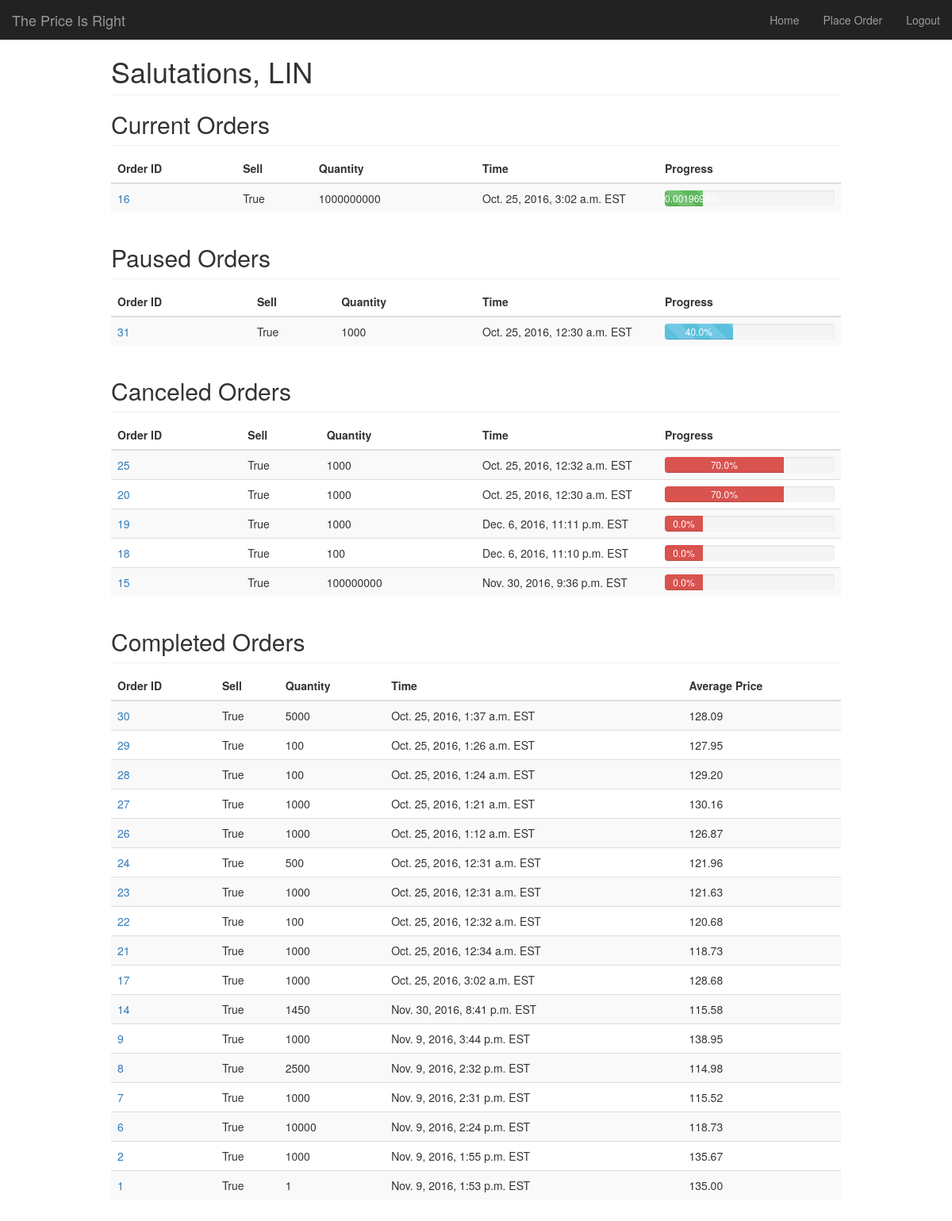
Before: / (signed in) with the older database file.
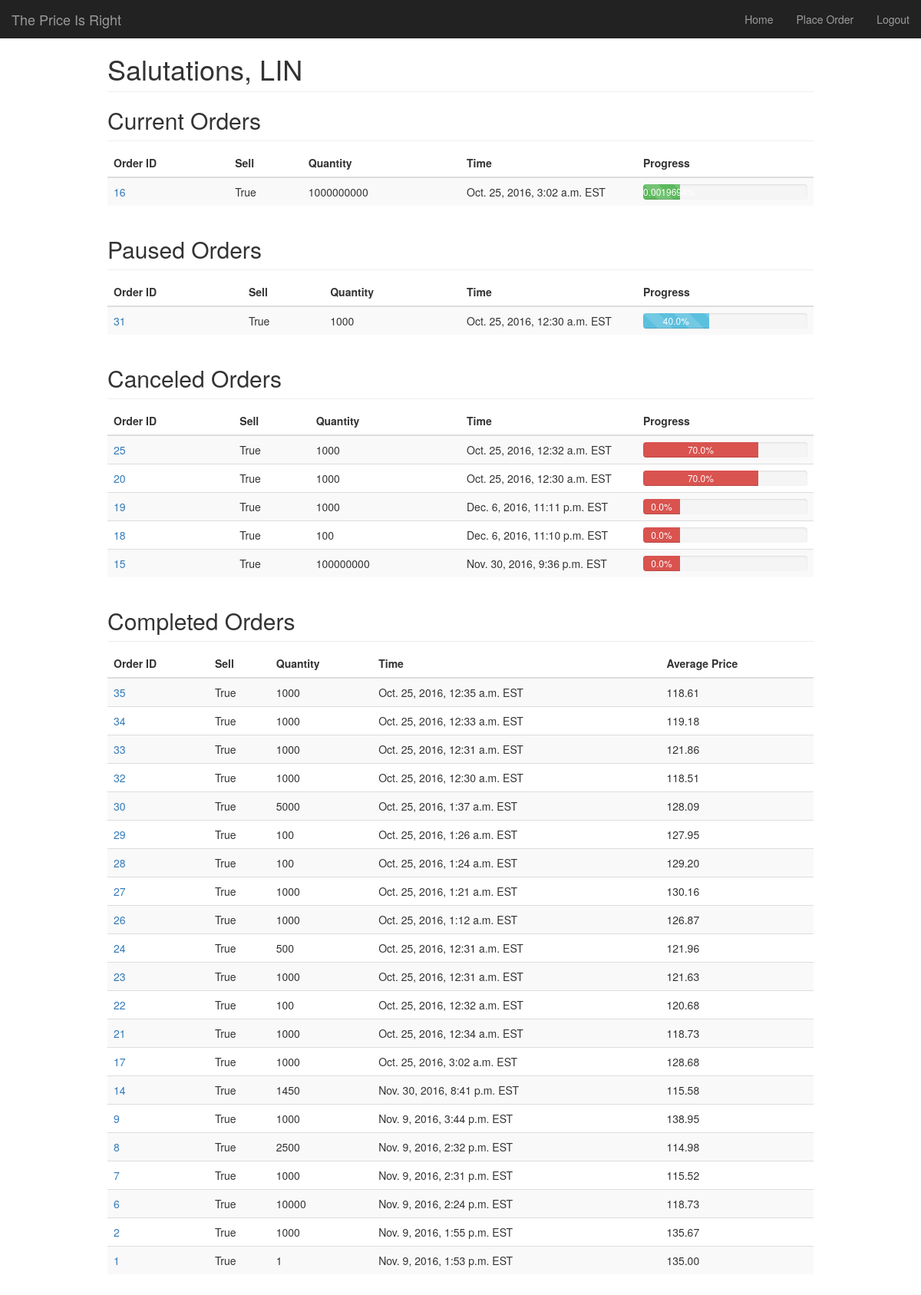
After: the same page with the newer database file.
### stocks/models.py (models this page shows)
@python_2_unicode_compatible
class ParentOrder(models.Model):
	quantity = models.IntegerField(blank=False, default=1)
	stock_type = models.CharField(max_length=20)
	is_sell = models.BooleanField(blank=False, default=True)
	time_executed = models.DateTimeField(blank=False, auto_now_add=True)
	user = models.ForeignKey(User, on_delete=models.CASCADE)
	IN_PROGRESS = 'P'
	COMPLETED = 'C'
	FAILED = 'F'
	PAUSED = 'S'
	CANCELLED = 'X'
	STATUS_CHOICES = (
		(IN_PROGRESS, 'In Progress'),
		(COMPLETED, 'Completed'),
		(FAILED, 'Failed'),
		(PAUSED, 'Paused'),
		(CANCELLED, 'Cancelled')
	)
	status = models.CharField(
		max_length=1,
		choices=STATUS_CHOICES,
		default=IN_PROGRESS
	)
	progress = models.FloatField(blank=False, default=0.0)
	def is_valid(self):
		if self.quantity <= 0:
			return False
		else:
			return True
	def get_total_price_sold(self, children):
		total_price = (children.filter(is_successful=True).aggregate(total=Sum(F('price') * F('quantity'))))['total']
		if total_price is None:
			return 0.0
		else:
			return total_price
	def get_total_quantity_sold(self, children):
		total_quantity = (children.filter(is_successful=True).aggregate(Sum('quantity')))['quantity__sum']
		if total_quantity is None:
			return 0
		else:
			return total_quantity
	def get_stats(self, children):
		if len(children) == 0:
			return {'total_price': 0.0, 'total_quantity': 0, 'average_price': 0.0}
		total_price = self.get_total_price_sold(children)
		total_quantity = self.get_total_quantity_sold(children)
		if total_price == 0.0:
			return {'total_price': total_price, 'total_quantity': total_quantity, 'average_price': 0.0}
		else:
			return {'total_price': total_price, 'total_quantity': total_quantity, 'average_price': total_price/total_quantity}
	def update_progress(self):
		children = ChildOrder.objects.filter(parent_order__id=self.id)
		quantity_sold = self.get_total_quantity_sold(children)
		self.progress = (float(quantity_sold)/float(self.quantity)) * 100
		self.save()
	def verify_market_price(self, price_json):
		top_bid = price_json.get('top_bid')
		if top_bid is None:
			return False
		price = top_bid.get('price')
		if price is None:
			return False
		return True
	def query_market_price(self, number_of_tries=10):
		quote = json.loads(urllib2.urlopen(QUERY.format(self.id)).read())
		while not self.verify_market_price(quote):  # We failed to verify, the exchange simulator returned a bad response
			quote = json.loads(urllib2.urlopen(QUERY.format(self.id)).read())
			time.sleep(5)  # sleep 5 seconds before trying again
			number_of_tries -= 1
			if number_of_tries == 0:  # no tries left, we give up querying and selling
				return False
		price = float(quote['top_bid']['price'])
		print "Quoted at %s" % price
		return price
	def query_market_datetime(self, number_of_tries=10):
		quote = json.loads(urllib2.urlopen(QUERY.format(self.id)).read())
		while not self.verify_market_price(quote):  # We failed to verify, the exchange simulator returned a bad response
			quote = json.loads(urllib2.urlopen(QUERY.format(self.id)).read())
			time.sleep(5)  # sleep 5 seconds before trying again
			number_of_tries -= 1
			if number_of_tries == 0:  # no tries left, we give up querying and selling
				return False
		d = quote['timestamp'] + " UTC" # add UTC since this is time zone returned by simulator
		FORMAT = '%Y-%m-%d %H:%M:%S.%f %Z'
		dt = datetime.datetime.strptime(d, FORMAT)
		return dt
	def execute_sell(self, quantity, price):
		url   = ORDER.format(self.id, quantity, price)
		response = urllib2.urlopen(url).read()
		if response == "":
			order = {
			u'timestamp': self.query_market_datetime(),
			u'qty': quantity,
			u'side': u'sell',
			u'avg_price': 0.0
			}
		else:
			order = json.loads(response)
		return order
	def create_child(self, order, attempted_price):
		if (order['avg_price'] == 0.0):
			co = ChildOrder.objects.create(
				parent_order=self,
				quantity = order['qty'],
				is_successful=False,
				price=attempted_price
			)
		else:
			co = ChildOrder.objects.create(
				parent_order=self,
				quantity = order['qty'],
				is_successful=True,
				price=order['avg_price']
			)
			self.progress += (order['qty']/self.quantity) * 100
			self.save()
		co.time_executed = order['timestamp']
		co.save()
		return co
	def determine_quantity_to_sell(self):
		successful_children = ChildOrder.objects.filter(parent_order=self.id).filter(is_successful=True)
		quantity_sold_so_far = 0
		for child in successful_children:
			quantity_sold_so_far += child.quantity
		quantity_left_to_sell = self.quantity - quantity_sold_so_far
		return quantity_left_to_sell
	def trade(self):
		if not self.is_valid():
			print "Problem, someone created a bad parent order that shouldn't even be here"
			return  # This code should never be reached, since if an order is not valid, we don't even create it
		number_of_successes = 0
		if ((self.quantity/10) < 10):
			maximum_child_size = self.quantity
		else:
			maximum_child_size = self.quantity / 10  # hardcoded to split by 10%
		child_order_size = maximum_child_size
		quantity_to_sell = self.determine_quantity_to_sell()
		while quantity_to_sell > 0:
			price = self.query_market_price()
			if price is False:
				self.status = self.FAILED
				self.save()
				return
			price -= ORDER_DISCOUNT  # query is successful, update price accordingly
			if (quantity_to_sell < child_order_size):
				child_order_size = quantity_to_sell  # make sure child order size never exceeds what we have left to sell
			self.refresh_from_db()  # refresh before checking if paused or cancelled
			if (self.status == self.PAUSED or self.status == self.CANCELLED):
				return
			order = self.execute_sell(child_order_size, price)
			self.create_child(order, price)
			if (order['avg_price'] == 0.0):
				number_of_successes -= 1
			else:
				number_of_successes += 1
				quantity_to_sell -= order['qty']
			if (number_of_successes == FAILURE_TOLERANCE):
				child_order_size /= 2
				number_of_successes = 0
			elif (number_of_successes == SUCCESS_TOLERANCE and child_order_size < maximum_child_size):
				child_order_size *= 2
				number_of_successes = 0
			time.sleep(N)
		self.status = self.COMPLETED
		self.save() # we forgot to save after setting self.success=True. The update() function solves this
	def __str__(self):
		return str(self.id) + ": " + str(self.quantity) + " x " + self.stock_type + ' status:' + self.status

### authentication/views.py (the view)
# urls.py: url(r'^$', views.index, name='index'),
@login_required(login_url="login/")
def index(request):
    order_list = ParentOrder.objects.all().order_by('-id')
    for order in order_list:
        children = ChildOrder.objects.filter(parent_order__id=order.id)
        order_stats = order.get_stats(children)
        order.avg_price = '{:,.2f}'.format(order_stats['average_price'])
    context_dict = {'orders': order_list}
    return render(request, "index.html", context_dict)

### templates/index.html (shortened to what this page needs)
{% extends 'base.html' %}
{% load staticfiles %}
{% block head-extras %}
    <link href="{% static "stocks/dashboard.css" %}" rel="stylesheet">
{% endblock %}
{% block content %}
  <h2 class="sub-header">Current Orders</h2>
  <div class="table-responsive">
    <table class="table table-striped">
      <thead>
        <tr>
          <th>Order ID</th>
          <th>Sell</th>
          <th>Quantity</th>
          <th>Time</th>
          <th>Progress</th>
        </tr>
      </thead>
      {% if orders %}
        <tbody>
            {% for order in orders %}
              {% if order.status == 'P' or order.status == 'F' %}
              <tr>
                  <td> <a href="{% url 'order_detail' order.id %}">{{ order.id }} </a>
                  <td> {{ order.is_sell }}
                  <td> {{ order.quantity }}
                  <td class="col-md-3"> {{ order.time_executed }} EST
                  <td class="col-md-3">
                      <div class="progress">
                          <div id="progress-{{order.id}}" data-id="{{order.id}}" class="progress-bar
                          {% if order.status == 'P' %}
                              progress-bar-success progress-bar-striped active
                          {% endif %}
                          " role="progressbar"
                          role="progressbar" aria-valuenow="{{ order.progress }}" aria-valuemin="0" aria-valuemax="100" style="min-width:4em;width:{{ order.progress }}%"> {{ order.progress }}%
                          </div>
                      </div>
              </tr>
              {% endif %}
            {% endfor %}
        </tbody>
    {% endif %}
    </table>
  </div>
  <h2 class="sub-header">Paused Orders</h2>
  <div class="table-responsive">
    <table class="table table-striped">
      <thead>
        <tr>
          <th>Order ID</th>
          <th>Sell</th>
          <th>Quantity</th>
          <th>Time</th>
          <th>Progress</th>
        </tr>
      </thead>
      {% if orders %}
        <tbody>
            {% for order in orders %}
              {% if order.status == 'S' %}
              <tr>
                  <td> <a href="{% url 'order_detail' order.id %}">{{ order.id }} </a>
                  <td> {{ order.is_sell }}
                  <td> {{ order.quantity }}
                  <td class="col-md-3"> {{ order.time_executed }} EST
                  <td class="col-md-3">
                      <div class="progress">
                          <div id="progress-{{order.id}}" data-id="{{order.id}}" class="progress-bar progress-bar-info progress-bar-striped active" role="progressbar" aria-valuenow="{{ order.progress }}" aria-valuemin="0" aria-valuemax="100" style="min-width:4em;width:{{ order.progress }}%"> {{ order.progress }}%
                          </div>
                      </div>
              </tr>
              {% endif %}
            {% endfor %}
        </tbody>
    {% endif %}
    </table>
  </div>
  <h2 class="sub-header">Canceled Orders</h2>
  <div class="table-responsive">
    <table class="table table-striped">
      <thead>
        <tr>
          <th>Order ID</th>
          <th>Sell</th>
          <th>Quantity</th>
          <th>Time</th>
          <th>Progress</th>
        </tr>
      </thead>
      {% if orders %}
        <tbody>
            {% for order in orders %}
              {% if order.status == 'X' %}
              <tr>
                  <td> <a href="{% url 'order_detail' order.id %}">{{ order.id }} </a>
                  <td> {{ order.is_sell }}
                  <td> {{ order.quantity }}
                  <td class="col-md-3"> {{ order.time_executed }} EST
                  <td class="col-md-3">
                      <div class="progress">
                          <div id="progress-{{order.id}}" data-id="{{order.id}}" class="progress-bar progress-bar-danger progress-bar" role="progressbar"aria-valuenow="{{ order.progress }}" aria-valuemin="0" aria-valuemax="100" style="min-width:4em;width:{{ order.progress }}%"> {{ order.progress }}%
                          </div>
                      </div>
              </tr>
              {% endif %}
            {% endfor %}
        </tbody>
    {% endif %}
    </table>
  </div>
  <h2 class="sub-header">Completed Orders</h2>
  <div class="table-responsive">
    <table class="table table-striped">
      <thead>
        <tr>
          <th>Order ID</th>
          <th>Sell</th>
          <th>Quantity</th>
          <th>Time</th>
          <th>Average Price</th>
        </tr>
      </thead>
      {% if orders %}
        <tbody>
            {% for order in orders %}
                {% if order.status == 'C' %}
                    <tr>
                        <td> <a href="{% url 'order_detail' order.id %}">{{ order.id }} </a>
                        <td> {{ order.is_sell }}
                        <td> {{ order.quantity }}
                        <td> {{ order.time_executed }} EST
                        <td> {{ order.avg_price }}
                    </tr>
                {% endif %}
            {% endfor %}
        </tbody>
    {% endif %}
    </table>
  </div>
{% endblock %}

### templates/base.html (shortened to what this page needs)
{% load staticfiles %}
<!DOCTYPE html>
<html>
	<head>
	    <link href="{% static "bootstrap/js/bootstrap.min.js" %}" rel="stylesheet">
	    <link href="{% static "bootstrap/css/bootstrap.min.css" %}" rel="stylesheet">
	    {% block head-extras %}
	    {% endblock %}
	</head>
	<body>
		<nav class="navbar navbar-inverse navbar-fixed-top">
	      <div class="container-fluid">
	      	 <div class="navbar-header">
		       <a class="navbar-brand">The Price Is Right</a>
		    </div>
	        <div id="navbar" class="navbar-collapse collapse">
	          {% if user.is_authenticated %}
	          <ul class="nav navbar-nav navbar-right">
	            <li><a href="{% url 'index' %}">Home</a></li>
	            <li><a href="{% url 'place_order' %}">Place Order</a></li>
	            <li><a href="{% url 'logout' %}">Logout</a></li>
	          </ul>
	          {% endif %}
	        </div>
	      </div>
	    </nav>
	    <div class="container-fluid">
      	  <div class="row">
            <div class="col-sm-8 col-sm-offset-2 col-md-10 col-md-offset-1 main">
			{% if user.is_authenticated %}
				<h1 class="page-header">Salutations, {{ user }}</h1>
			{% endif %}
			{% block content %}
			{% endblock %}
			</div>
      	  </div>
     	</div>
	</body>
</html>

### static/stocks/dashboard.css (style rules this page uses)
body { padding-top: 50px; }
.sub-header { padding-bottom: 10px; border-bottom: 1px solid #eee; }
.navbar-fixed-top { border: 0; }
.main { padding: 20px; }
@media (min-width: 768px) { .main { padding-right: 40px; padding-left: 40px; } }
.main .page-header { margin-top: 0; }
.progress { margin-bottom: 0 !important; }

Changed rows visible on the page:
added ParentOrder: id "35", is_sell "True", quantity "1000", time_executed "Oct. 25, 2016, 12:35 a.m.", avg_price "118.61", shown under "Completed Orders"
added ParentOrder: id "34", is_sell "True", quantity "1000", time_executed "Oct. 25, 2016, 12:33 a.m.", avg_price "119.18", shown under "Completed Orders"
added ParentOrder: id "33", is_sell "True", quantity "1000", time_executed "Oct. 25, 2016, 12:31 a.m.", avg_price "121.86", shown under "Completed Orders"
added ParentOrder: id "32", is_sell "True", quantity "1000", time_executed "Oct. 25, 2016, 12:30 a.m.", avg_price "118.51", shown under "Completed Orders"
